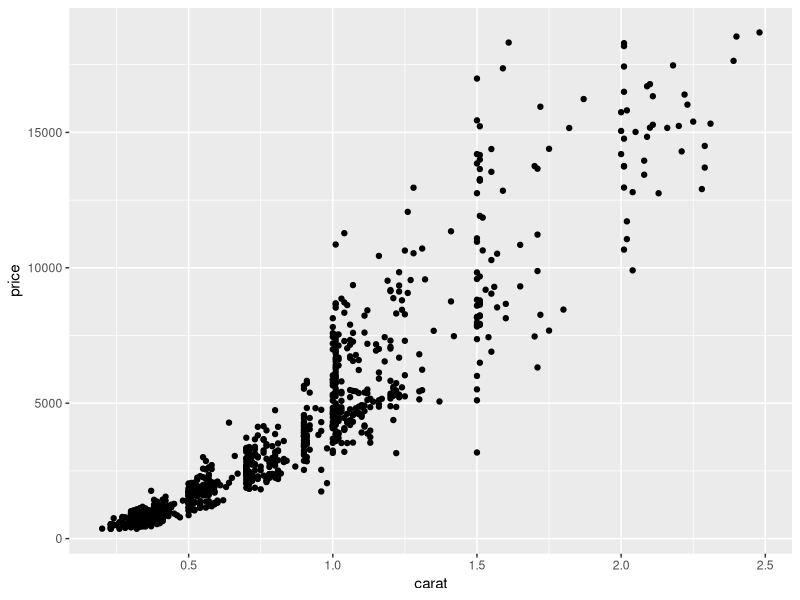
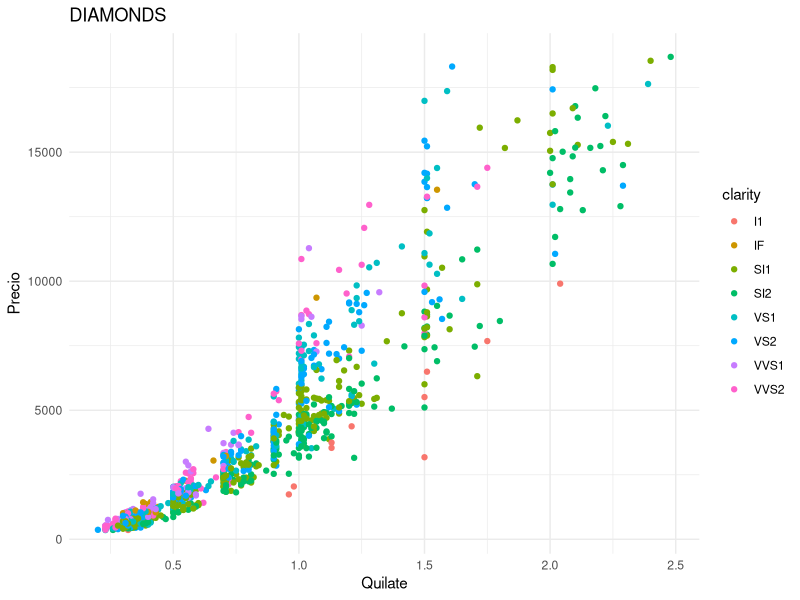
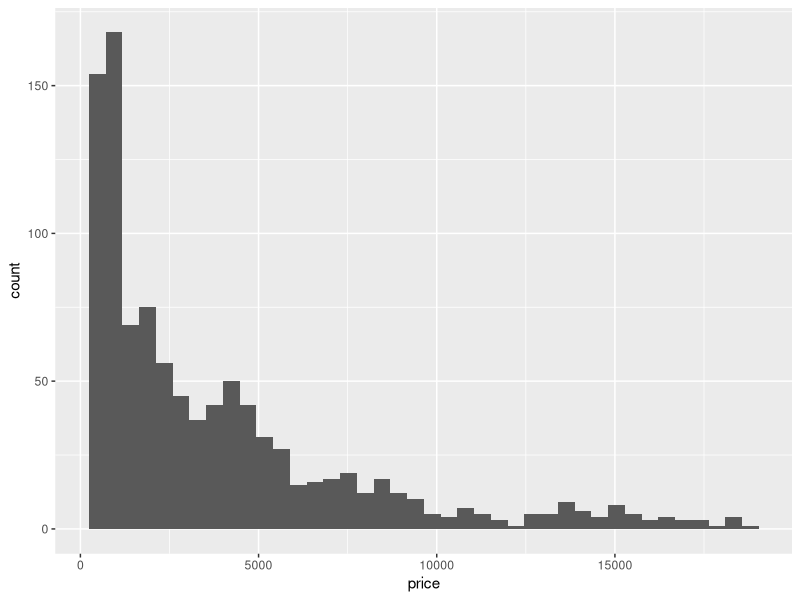
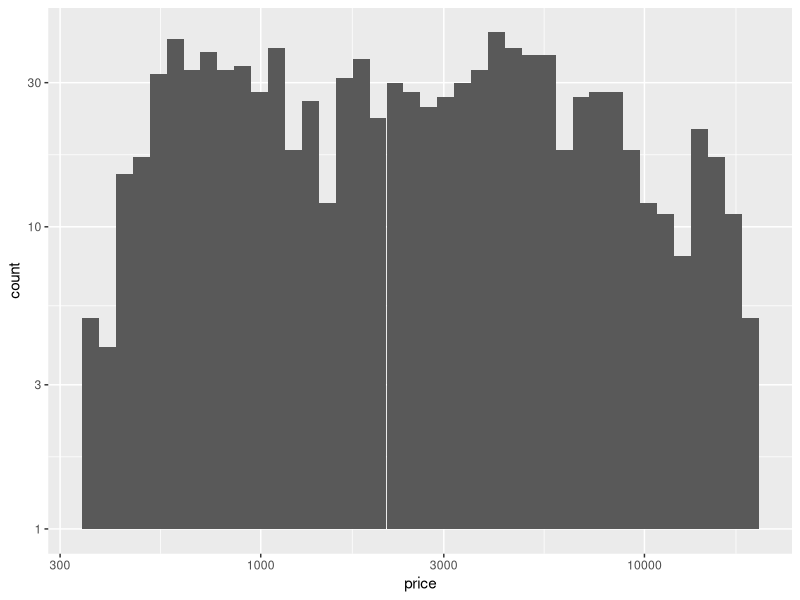
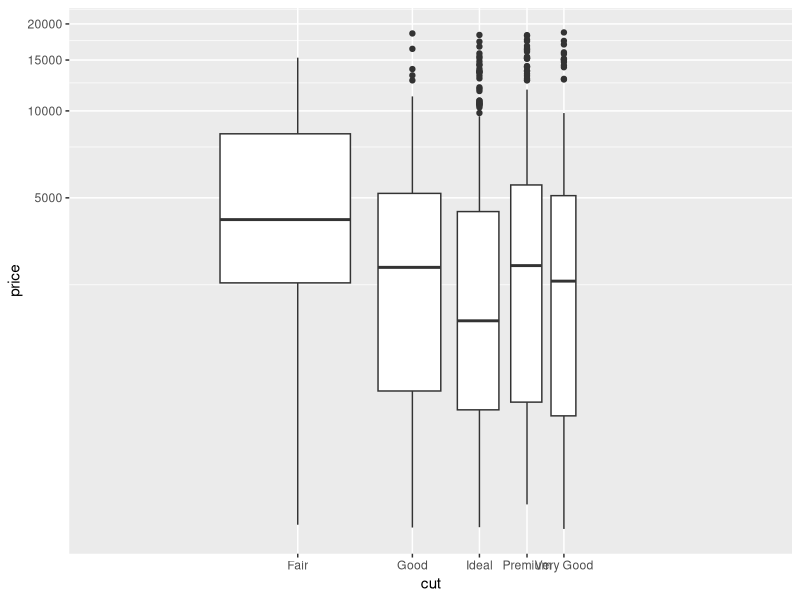
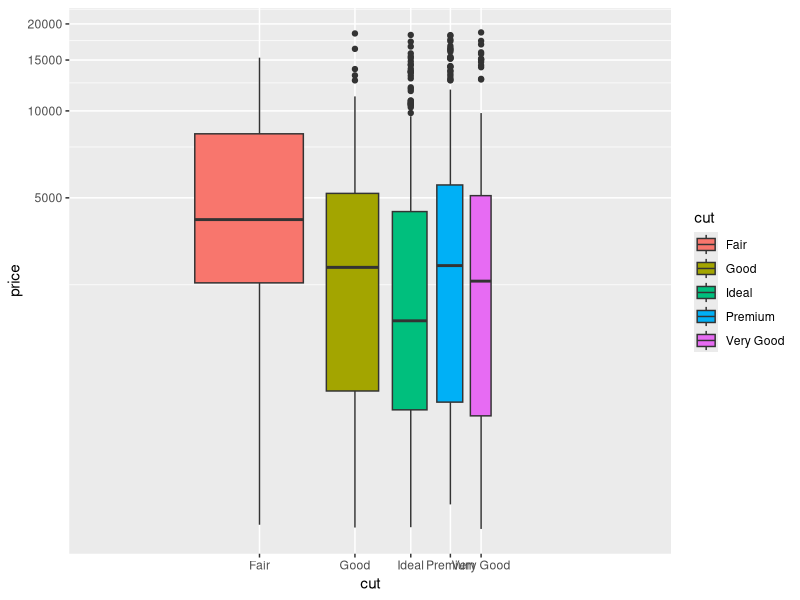
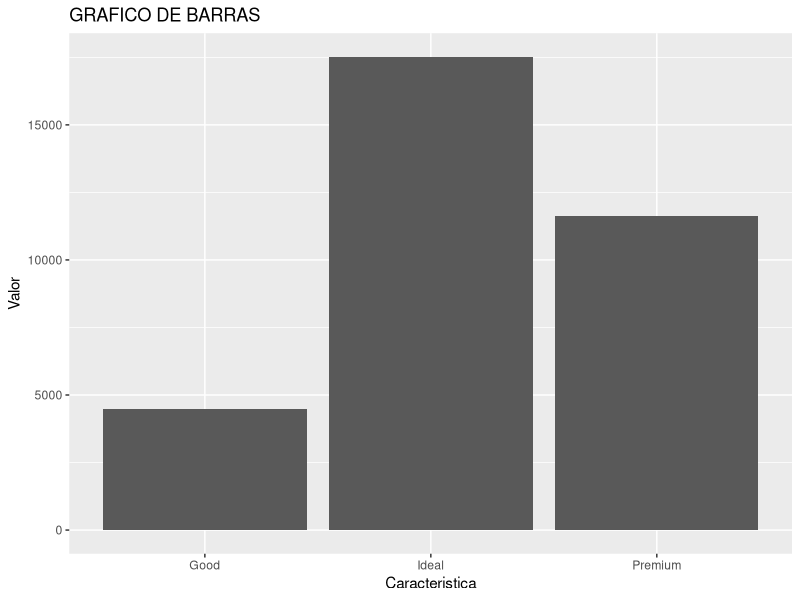
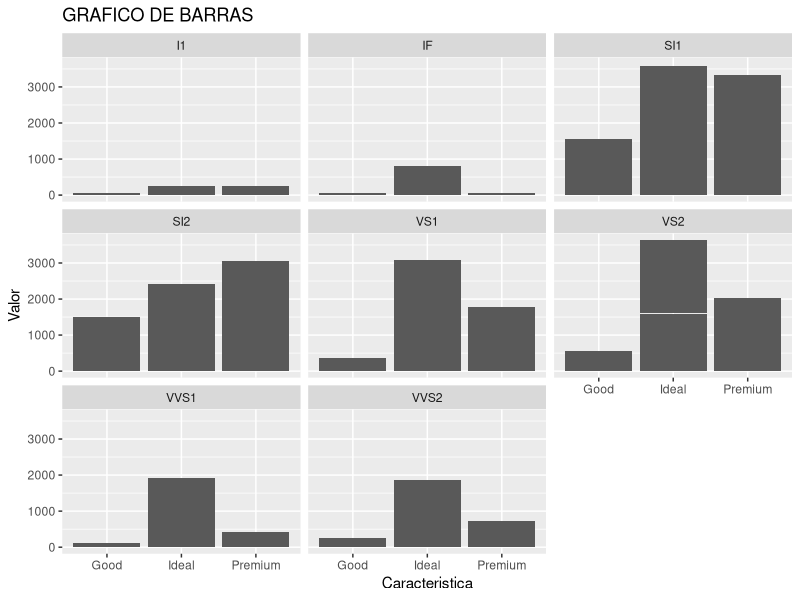

Generate these figures, in order, with R:
## ---- chunk 1

diamonds <- read.csv("diamonds.csv", header = TRUE,
                         sep = ",",
                         stringsAsFactors = FALSE)
str(diamonds)
## ---- chunk 2
library(ggplot2)

grafico <- ggplot(diamonds, aes(x=carat, y= price))+
  geom_point()
grafico

grafico2 <- ggplot(diamonds, aes(x=carat, y= price, color = clarity))+
  geom_point()+
  labs(  title= "DIAMONDS",x="Quilate", y = "Precio")+
  theme_minimal()
grafico2

## ---- chunk 3

ggplot(diamonds, aes(x=price))+
  geom_histogram(bins=40)

ggplot(diamonds, aes(x=price))+
  geom_histogram(bins=40)+
  scale_y_continuous (trans = 'log10') +
  scale_x_continuous (trans = 'log10')
  

## ---- chunk 4
ggplot(diamonds, aes(x=cut, y=price))+
  geom_boxplot()+
  coord_trans (y = 'log10' , x = 'log10')


ggplot(diamonds, aes(x=cut, y=price, fill = cut))+
  geom_boxplot()+
  coord_trans (y = 'log10' , x ='log10')


## ---- chunk 5
library(dplyr)
library(ggplot2)

filtered_price<- diamonds %>%
  filter(price >= 1000)%>%
  filter(cut %in% c("Ideal","Good","Premium"))
filtered_price


ggplot(filtered_price, aes(x=cut, y=depth))+
  geom_bar(stat="identity", position="stack")+
  labs(  title= "GRAFICO DE BARRAS",x="Caracteristica", y = "Valor")


ggplot(filtered_price, aes(x=cut, y=depth))+
  geom_bar(stat="identity", position="stack")+
  labs(  title= "GRAFICO DE BARRAS",x="Caracteristica", y = "Valor")+
  facet_wrap(~clarity)


ggplot(filtered_price, aes(x=cut, y=depth))+
  geom_bar(stat="identity", position="stack")+
  labs(  title= "GRAFICO DE BARRAS",x="Caracteristica", y = "Valor")+
  facet_wrap(~clarity)+
  labs(title = "Grafica profundidad vs corte") +aes(fill=clarity) + 
  ylab("Profundidades")+
  xlab("Cortes")



  
 

## ---- chunk 6
median_dimension_diamond <- diamonds %>% 
  group_by(cut) %>%
  summarise(mediaX = median(x), mediaY = median(y) ,mediaZ = median(z))

median_dimension_diamond


cut_premium <- diamonds %>%
  filter( cut == "Premium") %>%
  group_by(clarity) %>%
  summarise(minPrice=min(price), maxPrice=max(price))

cut_premium
